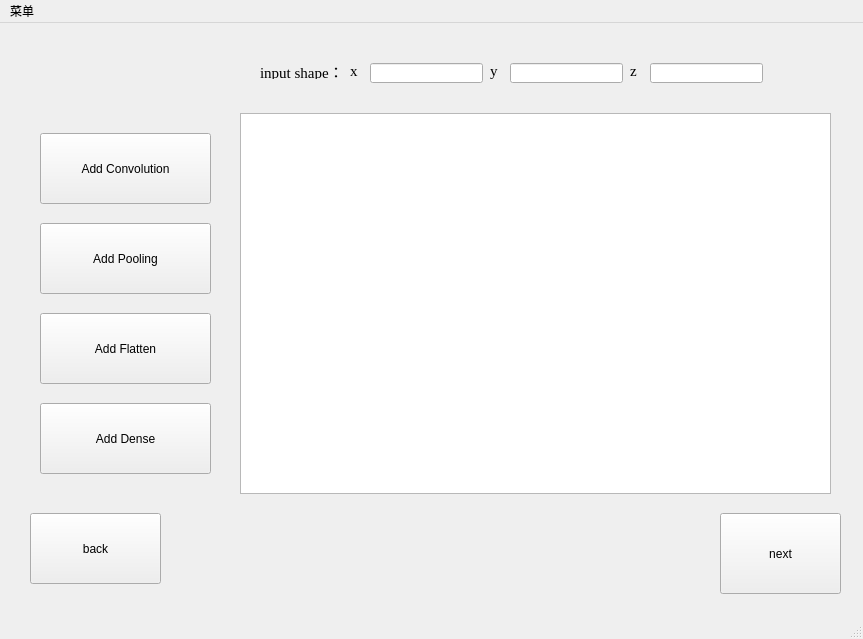
<?xml version="1.0" encoding="UTF-8"?>
<ui version="4.0">
 <class>design</class>
 <widget class="QMainWindow" name="design">
  <property name="geometry">
   <rect>
    <x>0</x>
    <y>0</y>
    <width>863</width>
    <height>639</height>
   </rect>
  </property>
  <property name="windowTitle">
   <string>design</string>
  </property>
  <widget class="QWidget" name="centralwidget">
   <widget class="QPushButton" name="backButton">
    <property name="geometry">
     <rect>
      <x>30</x>
      <y>490</y>
      <width>131</width>
      <height>71</height>
     </rect>
    </property>
    <property name="text">
     <string>back</string>
    </property>
   </widget>
   <widget class="QPushButton" name="nextToTrain">
    <property name="geometry">
     <rect>
      <x>720</x>
      <y>490</y>
      <width>121</width>
      <height>81</height>
     </rect>
    </property>
    <property name="text">
     <string>next</string>
    </property>
   </widget>
   <widget class="QPushButton" name="AddConv">
    <property name="geometry">
     <rect>
      <x>40</x>
      <y>110</y>
      <width>171</width>
      <height>71</height>
     </rect>
    </property>
    <property name="text">
     <string>Add Convolution</string>
    </property>
   </widget>
   <widget class="QPushButton" name="AddPooling">
    <property name="geometry">
     <rect>
      <x>40</x>
      <y>200</y>
      <width>171</width>
      <height>71</height>
     </rect>
    </property>
    <property name="text">
     <string>Add Pooling</string>
    </property>
   </widget>
   <widget class="QPushButton" name="AddFully">
    <property name="geometry">
     <rect>
      <x>40</x>
      <y>380</y>
      <width>171</width>
      <height>71</height>
     </rect>
    </property>
    <property name="text">
     <string>Add Dense</string>
    </property>
   </widget>
   <widget class="QListWidget" name="listWidget">
    <property name="geometry">
     <rect>
      <x>240</x>
      <y>90</y>
      <width>591</width>
      <height>381</height>
     </rect>
    </property>
   </widget>
   <widget class="QLabel" name="inputShaplabel">
    <property name="geometry">
     <rect>
      <x>260</x>
      <y>40</y>
      <width>151</width>
      <height>16</height>
     </rect>
    </property>
    <property name="font">
     <font>
      <family>Times New Roman</family>
      <pointsize>11</pointsize>
     </font>
    </property>
    <property name="text">
     <string>input shape：</string>
    </property>
   </widget>
   <widget class="QLabel" name="xlabel">
    <property name="geometry">
     <rect>
      <x>350</x>
      <y>40</y>
      <width>16</width>
      <height>16</height>
     </rect>
    </property>
    <property name="font">
     <font>
      <family>Times New Roman</family>
      <pointsize>11</pointsize>
     </font>
    </property>
    <property name="text">
     <string>x</string>
    </property>
   </widget>
   <widget class="QLineEdit" name="xlineEdit">
    <property name="geometry">
     <rect>
      <x>370</x>
      <y>40</y>
      <width>113</width>
      <height>20</height>
     </rect>
    </property>
   </widget>
   <widget class="QLineEdit" name="ylineEdit_2">
    <property name="geometry">
     <rect>
      <x>510</x>
      <y>40</y>
      <width>113</width>
      <height>20</height>
     </rect>
    </property>
   </widget>
   <widget class="QLabel" name="ylabel_3">
    <property name="geometry">
     <rect>
      <x>490</x>
      <y>40</y>
      <width>16</width>
      <height>16</height>
     </rect>
    </property>
    <property name="font">
     <font>
      <family>Times New Roman</family>
      <pointsize>11</pointsize>
     </font>
    </property>
    <property name="text">
     <string>y</string>
    </property>
   </widget>
   <widget class="QLineEdit" name="zlineEdit_3">
    <property name="geometry">
     <rect>
      <x>650</x>
      <y>40</y>
      <width>113</width>
      <height>20</height>
     </rect>
    </property>
   </widget>
   <widget class="QLabel" name="zlabel_4">
    <property name="geometry">
     <rect>
      <x>630</x>
      <y>40</y>
      <width>16</width>
      <height>16</height>
     </rect>
    </property>
    <property name="font">
     <font>
      <family>Times New Roman</family>
      <pointsize>11</pointsize>
     </font>
    </property>
    <property name="text">
     <string>z</string>
    </property>
   </widget>
   <widget class="QPushButton" name="flattenButton">
    <property name="geometry">
     <rect>
      <x>40</x>
      <y>290</y>
      <width>171</width>
      <height>71</height>
     </rect>
    </property>
    <property name="text">
     <string>Add Flatten</string>
    </property>
   </widget>
  </widget>
  <widget class="QMenuBar" name="menubar">
   <property name="geometry">
    <rect>
     <x>0</x>
     <y>0</y>
     <width>863</width>
     <height>22</height>
    </rect>
   </property>
   <widget class="QMenu" name="menu">
    <property name="title">
     <string>菜单</string>
    </property>
   </widget>
   <addaction name="menu"/>
  </widget>
  <widget class="QStatusBar" name="statusbar"/>
 </widget>
 <resources/>
 <connections/>
 <slots>
  <slot>openChoiseLayer()</slot>
 </slots>
</ui>
